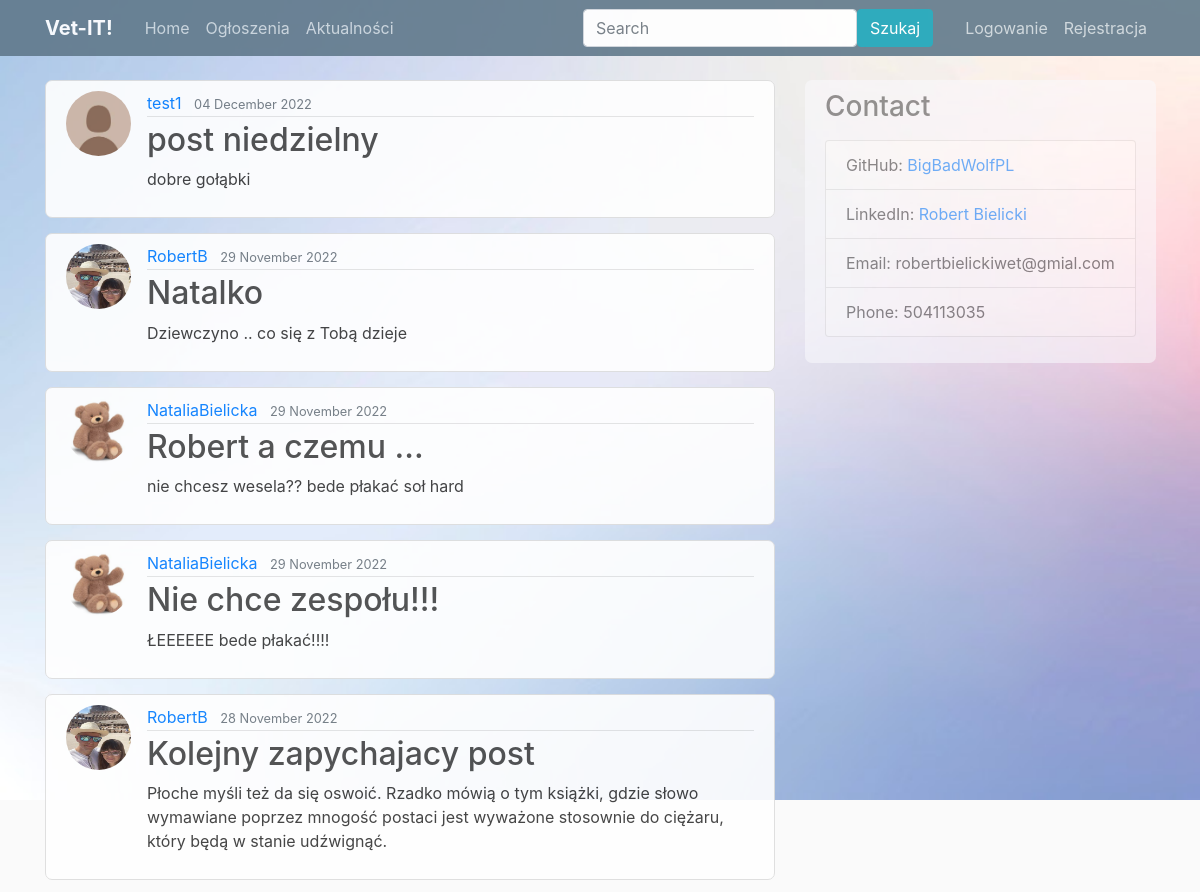
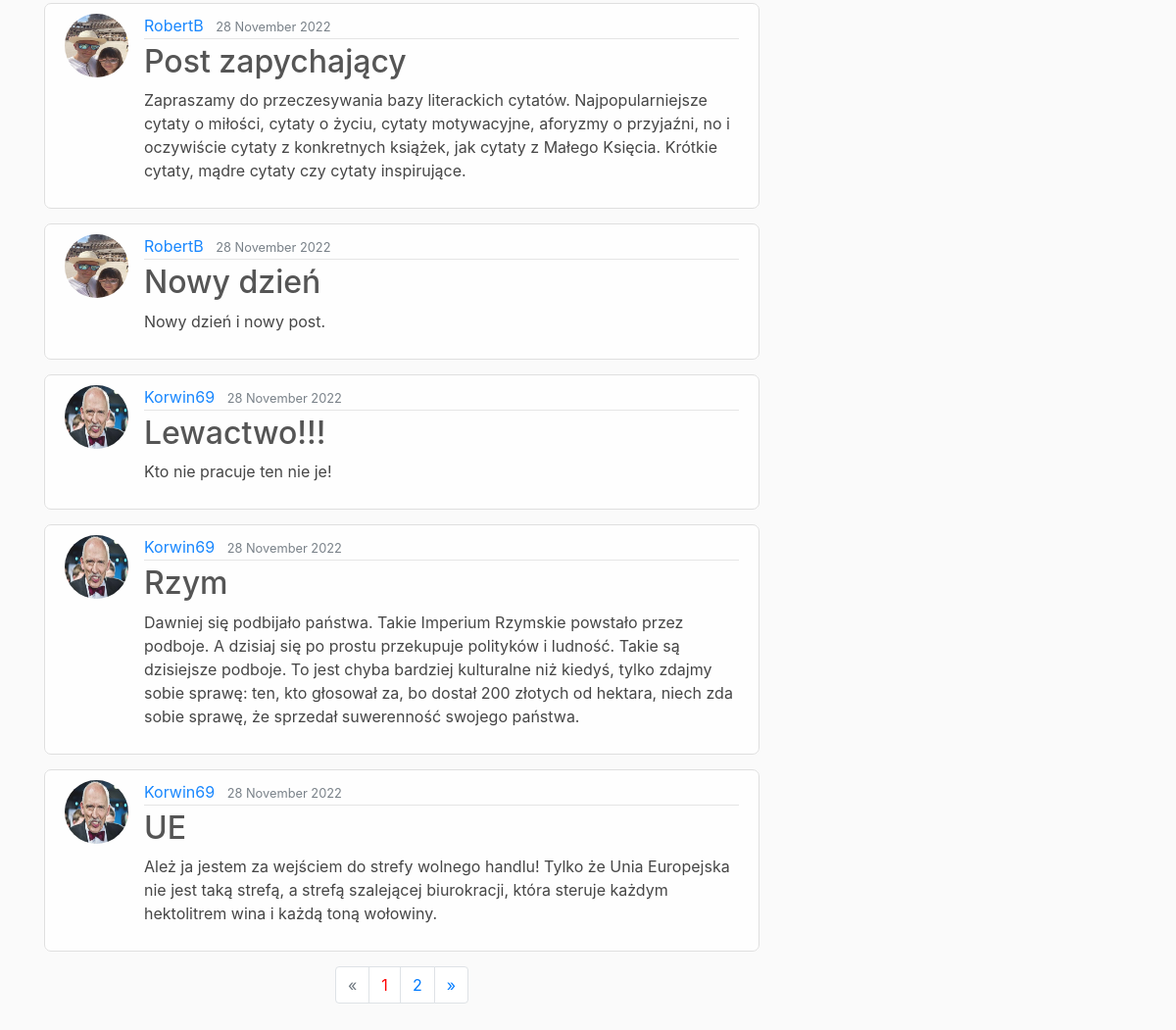
Page /about/ on the earlier database version (2 pictures, top to bottom).
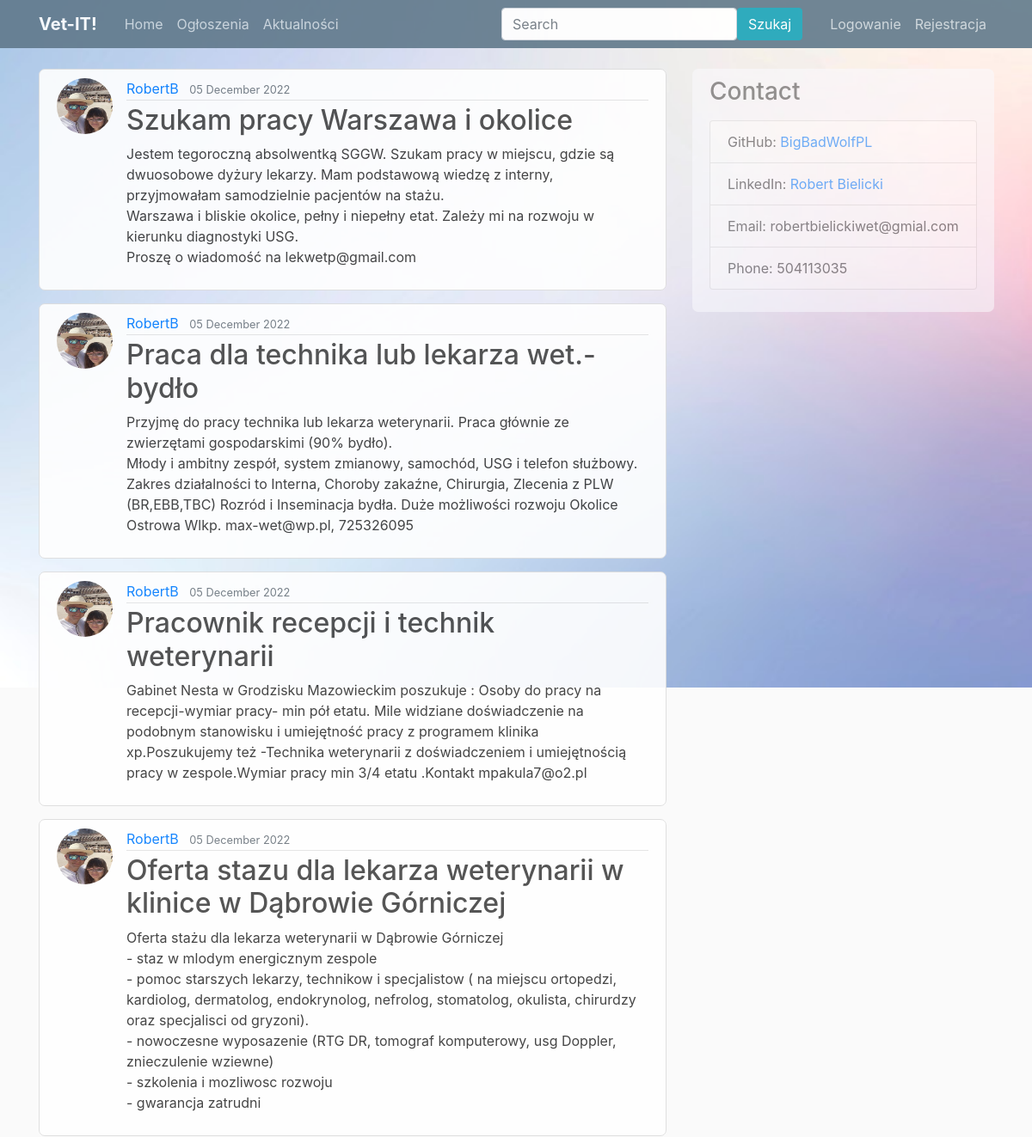
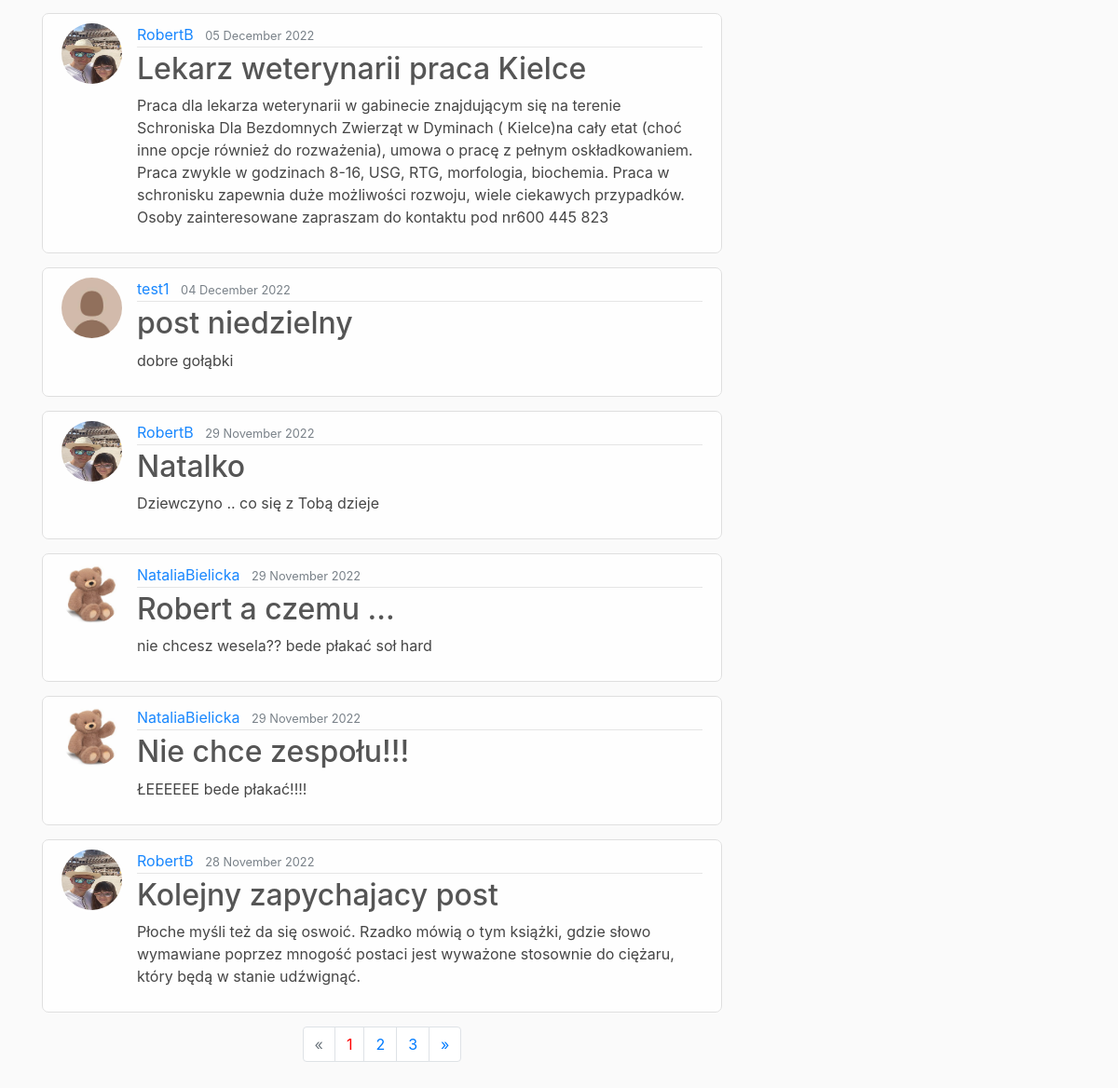
Same page on the later database version (2 pictures, top to bottom).
### blog/models.py (models this page shows, shortened)
class Post(models.Model):
    title = models.CharField(max_length=100)
    content = models.TextField()
    date_posted = models.DateTimeField(default=timezone.now)
    author = models.ForeignKey(User, on_delete=models.CASCADE)

### users/models.py (models this page shows, shortened)
class Profile(models.Model):
    user = models.OneToOneField(User, on_delete=models.CASCADE)
    image = models.ImageField(default='default.jpg', upload_to='profile_pics')

### blog/views.py (the view)
# urls.py: path('about/', views.to_samo_co_posts_list_view, name='blog-about'),
def to_samo_co_posts_list_view(request):                      # <----------
    posts = Post.objects.all().order_by('-date_posted')
    page = request.GET.get('page', 1)
    paginator = Paginator(posts, 10)
    try:
        posts = paginator.page(page)
    except PageNotAnInteger:
        posts = paginator.page(1)
    except EmptyPage:
        posts = paginator.page(paginator.num_pages)
    return render(request, 'blog/to_samo_co_posts_list_view.html', {'posts': posts})

### blog/templates/blog/to_samo_co_posts_list_view.html
{% extends "blog/base.html" %}
{% block content %}
{% for post in posts %}
<article class="media content-section">
 <img class="rounded-circle article-img" src="{{ post.author.profile.image.url }}">
    <div class="media-body">
      <div class="article-metadata">
        <a class="mr-2" href="{% url 'user-posts' post.author.username %}">{{ post.author }}</a>
        <small class="text-muted">{{ post.date_posted|date:"d F Y" }}</small>
      </div>
      <h2><a class="article-title" href="{% url 'post-detail' post.id %}">{{ post.title }}</a></h2>
      <p class="article-content">{{ post.content }}</p>
    </div>
  </article>
{% endfor %}
{% if posts.has_other_pages %}
  <nav class="mb-5">
    <ul class="pagination justify-content-center">
      {% if posts.has_previous %}
        <li class="page-item">
          <a class="page-link" href="?page={{ posts.previous_page_number }}" aria-label="Previous">
            <span aria-hidden="true">&laquo;</span>
          </a>
        </li>
      {% else %}
        <li class="page-item disabled">
            <span class="page-link" aria-hidden="true">&laquo;</span>
        </li>
      {% endif %}
      {% for p in posts.paginator.page_range %}
        {% if posts.number == p %}
          <li class="page-item"><a class="page-link" style="color: red;" href="#">{{ p }}</a></li>
        {% else %}
          <li class="page-item"><a class="page-link" href="?page={{ p }}">{{ p }}</a></li>
        {% endif %}
      {% endfor %}
      {% if posts.has_next %}
        <li class="page-item">
          <a class="page-link" href="?page={{ posts.next_page_number }}" aria-label="Next">
            <span aria-hidden="true">&raquo;</span>
          </a>
        </li>
      {% else %}
        <li class="page-item disabled">
          <span class="page-link" aria-hidden="true">&raquo;</span>
        </li>
      {% endif %}
  </ul>
  </nav>
{% endif %}
{% endblock content %}

Differences in the rows shown:
no longer on this page (row unchanged): Post: author.profile.image (picture), author "RobertB", date_posted "28 November 2022", title "Post zapychający", content "Zapraszamy do przeczesywania bazy literackich cytatów. Najpopularniejsze cytaty o miłości, cytaty o życiu, cytaty motywacyjne, aforyzmy o przyjaźni, no i oczywiście cytaty z konkretnych książek, jak cytaty z Małego Księcia. Krótkie cytaty, mądre cytaty czy cytaty inspirujące."
no longer on this page (row unchanged): Post: author.profile.image (picture), author "RobertB", date_posted "28 November 2022", title "Nowy dzień", content "Nowy dzień i nowy post."
no longer on this page (row unchanged): Post: author.profile.image (picture), author "Korwin69", date_posted "28 November 2022", title "Lewactwo!!!", content "Kto nie pracuje ten nie je!"
no longer on this page (row unchanged): Post: author.profile.image (picture), author "Korwin69", date_posted "28 November 2022", title "Rzym", content "Dawniej się podbijało państwa. Takie Imperium Rzymskie powstało przez podboje. A dzisiaj się po prostu przekupuje polityków i ludność. Takie są dzisiejsze podboje. To jest chyba bardziej kulturalne niż kiedyś, tylko zdajmy sobie sprawę: ten, kto głosował za, bo dostał 200 złotych od hektara, niech zda sobie sprawę, że sprzedał suwerenność swojego państwa."
no longer on this page (row unchanged): Post: author.profile.image (picture), author "Korwin69", date_posted "28 November 2022", title "UE", content "Ależ ja jestem za wejściem do strefy wolnego handlu! Tylko że Unia Europejska nie jest taką strefą, a strefą szalejącej biurokracji, która steruje każdym hektolitrem wina i każdą toną wołowiny."
added Post: author.profile.image (picture), author "RobertB", date_posted "05 December 2022", title "Szukam pracy Warszawa i okolice", content "Jestem tegoroczną absolwentką SGGW. Szukam pracy w miejscu, gdzie są dwuosobowe dyżury lekarzy. Mam podstawową wiedzę z interny, przyjmowałam samodzielnie pacjentów na stażu. Warszawa i bliskie okolice, pełny i niepełny etat. Zależy mi na rozwoju w kierunku diagnostyki USG. Proszę o wiadomość na lekwetp@gmail.com"
added Post: author.profile.image (picture), author "RobertB", date_posted "05 December 2022", title "Praca dla technika lub lekarza wet.- bydło", content "Przyjmę do pracy technika lub lekarza weterynarii. Praca głównie ze zwierzętami gospodarskimi (90% bydło). Młody i ambitny zespół, system zmianowy, samochód, USG i telefon służbowy. Zakres działalności to Interna, Choroby zakaźne, Chirurgia, Zlecenia z PLW (BR,EBB,TBC) Rozród i Inseminacja bydła. Duże możliwości rozwoju Okolice Ostrowa Wlkp. max-wet@wp.pl, 725326095"
added Post: author.profile.image (picture), author "RobertB", date_posted "05 December 2022", title "Pracownik recepcji i technik weterynarii", content "Gabinet Nesta w Grodzisku Mazowieckim poszukuje : Osoby do pracy na recepcji-wymiar pracy- min pół etatu. Mile widziane doświadczenie na podobnym stanowisku i umiejętność pracy z programem klinika xp.Poszukujemy też -Technika weterynarii z doświadczeniem i umiejętnością pracy w zespole.Wymiar pracy min 3/4 etatu .Kontakt mpakula7@o2.pl"
added Post: author.profile.image (picture), author "RobertB", date_posted "05 December 2022", title "Oferta stazu dla lekarza weterynarii w klinice w Dąbrowie Górniczej", content "Oferta stażu dla lekarza weterynarii w Dąbrowie Górniczej - staz w mlodym energicznym zespole - pomoc starszych lekarzy, technikow i specjalistow ( na miejscu ortopedzi, kardiolog, dermatolog, endokrynolog, nefrolog, stomatolog, okulista, chirurdzy oraz specjalisci od gryzoni). - nowoczesne wyposazenie (RTG DR, tomograf komputerowy, usg Doppler, znieczulenie wziewne) - szkolenia i mozliwosc rozwoju - gwarancja zatrudni"
added Post: author.profile.image (picture), author "RobertB", date_posted "05 December 2022", title "Lekarz weterynarii praca Kielce", content "Praca dla lekarza weterynarii w gabinecie znajdującym się na terenie Schroniska Dla Bezdomnych Zwierząt w Dyminach ( Kielce)na cały etat (choć inne opcje również do rozważenia), umowa o pracę z pełnym oskładkowaniem. Praca zwykle w godzinach 8-16, USG, RTG, morfologia, biochemia. Praca w schronisku zapewnia duże możliwości rozwoju, wiele ciekawych przypadków. Osoby zainteresowane zapraszam do kontaktu pod nr600 445 823"
Other differences:
new list line: "3"
